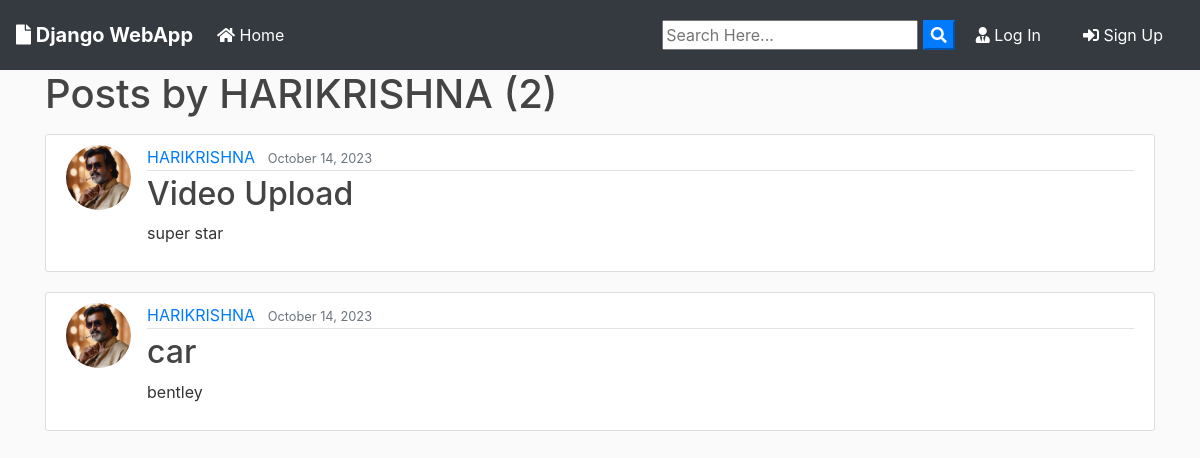
Page /user/HARIKRISHNA on the committed database.
### blog/models.py (models this page shows, shortened)
class Post(models.Model):
	title = models.CharField(max_length=100)
	file = models.FileField(null=True,blank=True,upload_to='Files')
	content = models.TextField()
	date_posted = models.DateTimeField(default=timezone.now)
	author = models.ForeignKey(User, on_delete=models.CASCADE)

### users/models.py (models this page shows, shortened)
class Profile(models.Model):
    user = models.OneToOneField(User, on_delete=models.CASCADE)
    image = models.ImageField(default='default.jpg', upload_to='profile_pics')

### blog/views.py (the view)
# urls.py: path('user/<str:username>', UserPostListView.as_view(), name='user-posts'),
class UserPostListView(ListView):
    model = Post
    template_name = 'blog/user_posts.html'  # <app>/<model>_<viewtype>.html
    context_object_name = 'posts'
    paginate_by = 2
    def get_queryset(self):
        user = get_object_or_404(User, username=self.kwargs.get('username'))
        return Post.objects.filter(author=user).order_by('-date_posted')

### blog/templates/blog/user_posts.html (shortened to what this page needs)
{% extends "blog/base.html" %}
{% block content %}
    <h1 class="mb-3">Posts by {{ view.kwargs.username }} ({{ page_obj.paginator.count }})</h1>
    {% for post in posts %}
        <article class="media content-section">
          <img class="rounded-circle article-img" src="{{ post.author.profile.image.url }}">
          <div class="media-body">
            <div class="article-metadata">
              <a class="mr-2" href="{% url 'user-posts' post.author.username %}">{{ post.author }}</a>
              <small class="text-muted">{{ post.date_posted|date:"F d, Y" }}</small>
            </div>
            <h2><a class="article-title" href="{% url 'post-detail' post.id %}">{{ post.title }}</a></h2>
            <p class="article-content">{{ post.content }}</p>
          </div>
        </article>
    {% endfor %}
{% endblock content %}

### blog/templates/blog/base.html (shortened to what this page needs)
{% load static %}
<!doctype html>
<html lang="en">
  <head>
    <link rel="stylesheet" href="https://stackpath.bootstrapcdn.com/bootstrap/4.3.1/css/bootstrap.min.css">
    <link rel="stylesheet" href="https://use.fontawesome.com/releases/v5.8.1/css/all.css" >
    <link rel="stylesheet" href="{% static 'blog/main.css' %}">
</head>
  <body>
        <nav class="navbar navbar-expand-lg navbar-dark bg-dark">
                <a class="navbar-brand font-weight-bold" href="{% url 'blog-home' %}"><i class="fas fa-file"></i> Django WebApp</a>
                <div class="collapse navbar-collapse" id="navbarSupportedContent">
                  <ul class="navbar-nav mr-auto">
                    <li class="nav-item active">
                      <a class="nav-link" href="{% url 'blog-home' %}"><i class="fas fa-home"></i> Home <span class="sr-only">(current)</span></a>
                    </li>
                  </ul>
                  <form id="searchform" action="{% url 'search' %}" method="get">
                    <input type="text" name="q" type="text" value="{{ request.GET.q }}" placeholder="Search Here..." />
                    <button type="button" onclick="searchform.submit()" class=" text-white my-color btn-primary"><i class="fa fa-search"></i></button>
                </form>
                    {% if user.is_authenticated %}
                    <a href="{% url 'user-posts' user %}" class="btn text-white m-2"><i class="fas fa-user-shield"></i> My Post</a>
                    <a href="{% url 'post-create' %} " class="btn text-white m-2"><i class="fas fa-user-edit"></i> New Post</a>
                    <a href="{% url 'profile' %} " class="btn text-white m-2"><i class="fas fa-user"></i> {{ user.username }}</a>
                    <a href="{% url 'logout' %} " class="btn text-white m-2"><i class="fas fa-sign-out-alt"></i> Log Out</a>
                    {% else %}
                    <a href="{% url 'login' %} " class="btn text-white m-2"><i class="fas fa-user-tie"></i> Log In</a>
                    <a href="{% url 'register' %} " class="btn text-white m-2"> <i class="fas fa-sign-in-alt"></i> Sign Up</a>
                    {% endif %}
                </div>
              </nav>
      <div class="container my-bg">
    {% block content %}
    {% endblock  %}
</div>
  </body>
</html>

### blog/static/blog/main.css (style rules this page uses)
body { background: #fafafa; color: #333333; margin-top: 0; }
h1, h2, h3, h4, h5, h6 { color: #444444; }
ul { margin: 0; }
.content-section { background: #ffffff; padding: 10px 20px; border: 1px solid #dddddd; border-radius: 3px; margin-bottom: 20px; }
.article-title { color: #444444; }
.article-content { white-space: pre-line; }
.article-img { height: 65px; width: 65px; margin-right: 16px; }
.article-metadata { padding-bottom: 1px; margin-bottom: 4px; border-bottom: 1px solid #e3e3e3 }

### rows in the picture
Post: author.profile.image (picture), author "HARIKRISHNA", date_posted "October 14, 2023", title "Video Upload", content "super star"
Post: author.profile.image (picture), author "HARIKRISHNA", date_posted "October 14, 2023", title "car", content "bentley"

### other values in the picture
{{ view.kwargs.username }} "HARIKRISHNA"
{{ page_obj.paginator.count }} "2"
